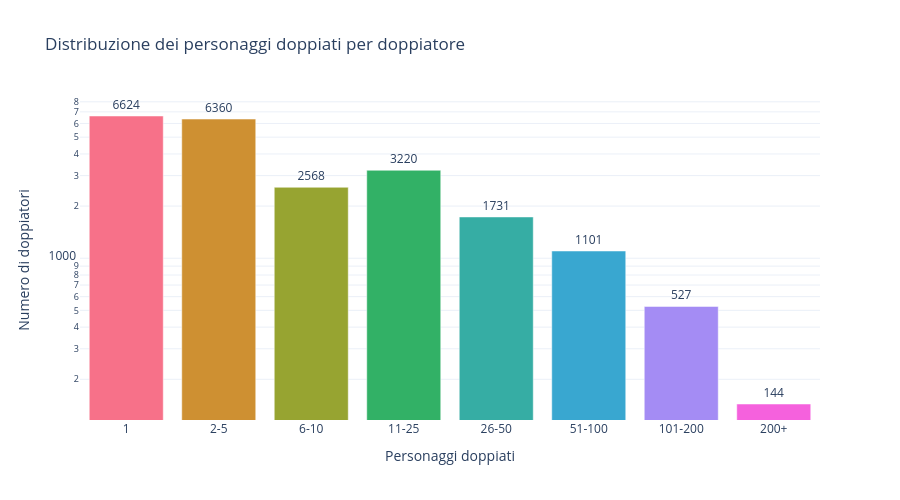

Notebook code cell kept with this figure:
### Markdown cell above
## Distribuzione dei personaggi doppiati tra i doppiatori

### Code cell
# preparazione dati
voice_works = df_person_voice_works.copy()
voice_counts = (
    voice_works.groupby("person_mal_id")["character_mal_id"]
    .nunique()
    .reset_index(name="characters")
)
voice_counts["range"] = pd.cut(
    voice_counts["characters"],
    bins=[0, 1, 5, 10, 25, 50, 100, 200, 600],
    labels=["1", "2-5", "6-10", "11-25", "26-50", "51-100", "101-200", "200+"]
)
range_counts = (
    voice_counts["range"]
    .value_counts()
    .sort_index()
    .reset_index()
)
range_counts.columns = ["range", "voice_actors"]
palette = sns.color_palette("husl", len(range_counts)).as_hex()

# grafico
fig = px.bar(
    range_counts,
    x="range",
    y="voice_actors",
    text="voice_actors",
    title="Distribuzione dei personaggi doppiati per doppiatore",
    labels={"range": "Personaggi doppiati", "voice_actors": "Numero di doppiatori"}
)
fig.update_traces(
    marker_color=palette,
    textposition="outside"
)
fig.update_layout(
    template="plotly_white",
    showlegend=False,
    width=900,
    height=500,
    yaxis_type="log"
)
fig.show()

### Figure 1 — Plotly figure (JSON) as saved in the notebook; plotly's stock layout.template omitted (floating-point values rounded to 4 significant figures)
{"data": [{"hovertemplate": "Personaggi doppiati=%{x}<br>Numero di doppiatori=%{text}<extra></extra>", "legendgroup": "", "marker": {"color": ["#f77189", "#ce9032", "#97a431", "#32b166", "#36ada4", "#39a7d0", "#a48cf4", "#f561dd"], "pattern": {"shape": ""}}, "name": "", "orientation": "v", "showlegend": false, "text": [6624.0, 6360.0, 2568.0, 3220.0, 1731.0, 1101.0, 527.0, 144.0], "textposition": "outside", "x": ["1", "2-5", "6-10", "11-25", "26-50", "51-100", "101-200", "200+"], "xaxis": "x", "y": [6624, 6360, 2568, 3220, 1731, 1101, 527, 144], "yaxis": "y", "type": "bar"}], "layout": {"xaxis": {"anchor": "y", "domain": [0.0, 1.0], "title": {"text": "Personaggi doppiati"}}, "yaxis": {"anchor": "x", "domain": [0.0, 1.0], "title": {"text": "Numero di doppiatori"}, "type": "log"}, "legend": {"tracegroupgap": 0}, "title": {"text": "Distribuzione dei personaggi doppiati per doppiatore"}, "barmode": "relative", "showlegend": false, "width": 900, "height": 500}}
